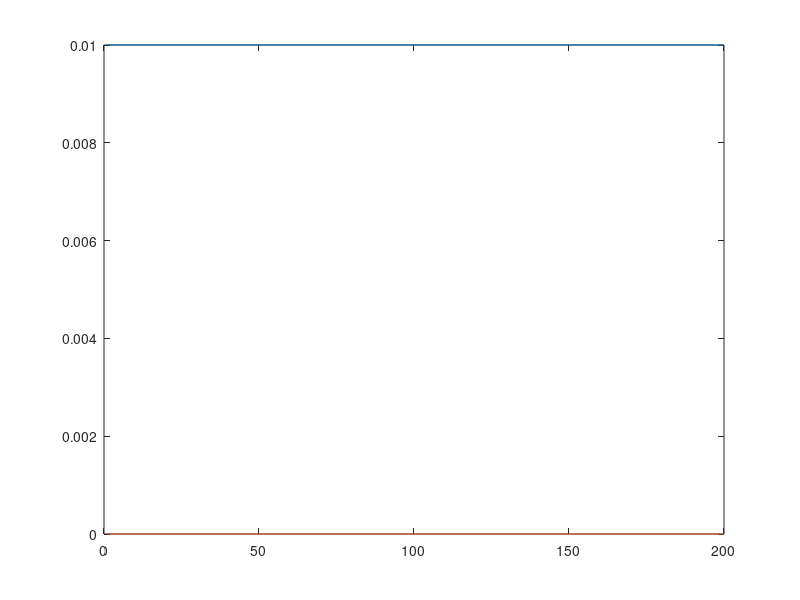

Here is the MATLAB script that generated this plot:
% in questo script bisogna selezionare due frequenze f1,f2, un tempo totale di
% simulazione T, gli step di simulazione t. Fatto ciò vengono generati
% y1,y2,y3,y4 cioè posizioni e velocità di due giunti. Infine viene
% generata e salvata una struttura ref.mat la quale può essere usata come riferimento
% per example_KMPC

clc,clear

name = 'marco quando abbiamo finito ti offro un pranzo da bonelli';

T = 90;

% t = linspace(0,90,200);
% f1 = 2*10^(-2);
% a1 = 2*10^(-2);
% y(:,1) = a1*(1-cos(f1*t));
% y(:,2) = a1*f1*sin(f1*t);

t = linspace(0,90,200);
y = [];
for i = 1:length(t)
    y(i,1) = 0.01;
    y(i,2) = 0;
end

% y(:,1) = t/100;
% y(:,2) = y(:,1)/5;
% ref = struct;

ref.name = name;
ref.T = T;
ref.y = y;
ref.t = t;

% file_name = 'ref_traj';
% 
% save(file_name,'-struct','ref')

plot(ref.y)


